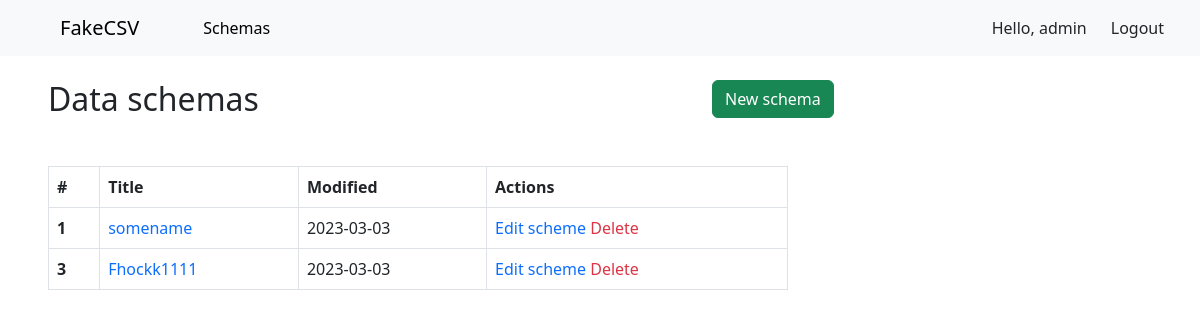
Screenshot of /data_schemas/ (signed in) with the database file from the repository.
### datasets/models.py (models this page shows, shortened)
class SchemaModel(models.Model):
    title = models.CharField(max_length=64)
    separator = models.CharField(max_length=5, null=True)
    quotechar = models.CharField(max_length=5, null=True)
    created_at = models.DateField(auto_now_add=True)
    updated_at = models.DateField(auto_now=True)
    src = models.FileField(upload_to='media/csv/')
    author = models.ForeignKey(to=USER, on_delete=models.CASCADE)

### datasets/views.py (the view)
# urls.py: path('data_schemas/', login_required(data_schemas), name='data_schemas'),
def data_schemas(request):
    Schemas = SchemaModel.objects.all()
    context = {
        'schemas': Schemas
    }
    return render(request, 'data_schemas.html', context=context)

### templates/data_schemas.html (shortened to what this page needs)
{% extends 'base.html' %}
{% block content %}
    <div class="container-fluid">
        <div class="row pt-4">
            <div class="col-7 ps-5">
                <h2 class="display-7 mb-5 fw-normal">Data schemas</h2>
            </div>
            <div class="col-5">
                <form action="{% url 'datasets:new_schema' %}">
                    <button class="btn btn-success"  type="submit">New schema</button>
                </form>
            </div>
        </div>
        <div class="row pt4">
            <div class="col-8 ps-5">
                <table class="table table-bordered">
                    <thead>
                    <tr>
                        <th scope="col">#</th>
                        <th scope="col">Title</th>
                        <th scope="col">Modified</th>
                        <th scope="col">Actions</th>
                    </tr>
                    </thead>
                    <tbody>
                    {% for schema in schemas %}
                        <tr>
                            <th scope="row">{{ schema.id }}</th>
                            <td>
                                <a class="text-decoration-none" href="{{ schema.src.url }}">{{ schema.title }}</a>
                            </td>
                            <td>{{ schema.updated_at|date:"Y-m-d" }}</td>
                            <td>
                                <a class="text-decoration-none" href="#">Edit scheme</a>
                                <a class="text-decoration-none link-danger" href="{% url 'datasets:delete' schema.id %}">Delete</a>
                            </td>
                        </tr>
                    {% endfor %}
                    </tbody>
                </table>
            </div>
        </div>
    </div>
{% endblock %}

### templates/base.html (shortened to what this page needs)
<!doctype html>
<html lang="en">
<head>
    <link href="https://cdn.jsdelivr.net/npm/bootstrap@5.3.0-alpha1/dist/css/bootstrap.min.css" rel="stylesheet">
</head>
<body>
<nav class="navbar navbar-expand-lg bg-body-tertiary">
    <div class="container-fluid">
        <a class="navbar-brand ps-5" href="{% url 'datasets:data_schemas' %}">FakeCSV</a>
        <div class="collapse navbar-collapse" id="navbarSupportedContent">
            <ul class="navbar-nav me-auto mb-2 mb-lg-0">
                <li class="nav-item">
                    <a class="nav-link active ps-5" aria-current="page" href="{% url 'datasets:data_schemas' %}">Schemas</a>
                </li>
            </ul>
            <div class="d-flex">
                Hello, {{ request.user.username }}
            </div>
            <div class="d-flex">
                <a class="px-4 nav-link" href="{% url 'datasets:logout' %}">Logout</a>
            </div>
        </div>
    </div>
</nav>
{% block content %}
{% endblock %}
</body>
</html>

### rows the page displays
SchemaModel: id "1", title "somename", updated_at "2023-03-03"
SchemaModel: id "3", title "Fhockk1111", updated_at "2023-03-03"

### other values shown
{{ request.user.username }} "admin"
